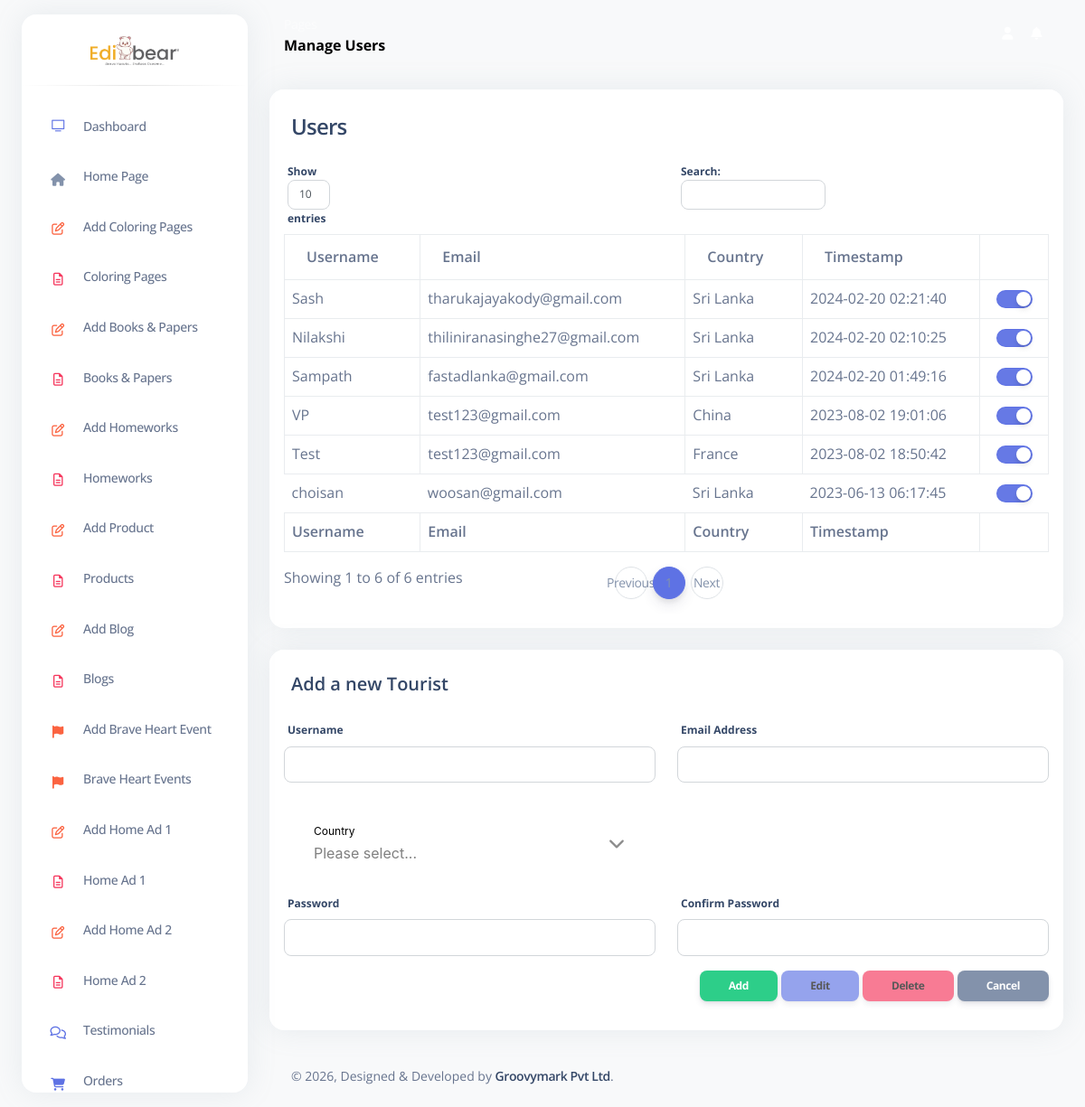
The app's page /admin-area/manage-users.php with its own data.
### tables this page shows
CREATE TABLE `tourists` (
  `id` int(11) NOT NULL,
  `username` varchar(20) NOT NULL,
  `name` varchar(100) DEFAULT NULL,
  `profile_pic` varchar(20) DEFAULT NULL,
  `password` varchar(1000) NOT NULL,
  `email` varchar(50) NOT NULL,
  `country` varchar(20) NOT NULL,
  `status` int(11) NOT NULL DEFAULT 1,
  `delete_status` int(11) DEFAULT 0,
  `timestamp` timestamp NOT NULL DEFAULT current_timestamp()
);

### classes/class.user.php (called while the page is built, shortened)
<?php
require_once('dbconfig.php');
class USER{
	private $conn;
	public function __construct(){
		$database = new Database();
		$this->conn = $database->dbConnection();
    }
	public function fetchAll($colsArr, $tablesArr, $condsArr, $orderBy="", $other="") {
		$this->bindParamArr = array();
		$query = $this->createSqlFields($colsArr);
		$query = $this->createSqlFrom($query, $tablesArr);
		$query = $this->createWhereClause($query, $condsArr);
		$query .= ($other=="") ? "" : " AND $other";
		$query .= ($orderBy=="") ? "" : " ORDER BY $orderBy";
		$stmt = $this->conn->prepare($query);
		$stmt->execute($this->bindParamArr);
		$dataRow = $stmt->fetchAll(PDO::FETCH_ASSOC);
		return($dataRow);
	}
	private function createSqlFields($colsArr) {
		if ( $colsArr == "" ) {
			$query = "SELECT *";
		} else {
			$query = "SELECT ";
			foreach ( $colsArr as $value ) {
				$query .= "$value,";
			}
			$query = substr($query, 0, -1);
		}
		return $query;
	}
	private function createSqlFrom($query, $tablesArr) {
		$query .= " FROM ";
		foreach ( $tablesArr as $value ) {
			$query .= "$value,";
		}
		$query = substr($query, 0, -1);
		return $query;
	}
	private function createWhereClause($query, $condsArr) {
		if ( $condsArr != "" ) {
			$query .= " WHERE";
			foreach ( $condsArr as $key=>$value ) {
				$query .= " `$key`=:$key"."x"." AND";
			}
			$query = substr($query, 0, -3);
		}
		return $query;
	}
}

### classes/dbconfig.php (called while the page is built, shortened)
<?php
class Database{
    public function dbConnection(){
        $this->host = getenv('DB_HOST') ?: 'localhost';
        $this->db_name = getenv('DB_NAME') ?: '';
        $this->username = getenv('DB_USERNAME') ?: '';
        $this->password = getenv('DB_PASSWORD') ?: '';
        $this->conn = null;
        try{
            $this->conn = new PDO("mysql:host=" . $this->host . ";dbname=" . $this->db_name, $this->username, $this->password);
			$this->conn->setAttribute(PDO::ATTR_ERRMODE, PDO::ERRMODE_EXCEPTION);
        }catch(PDOException $exception){
            $errorMsg = "Connection error: " . $exception->getMessage();
            echo $errorMsg;
        }
        return $this->conn;
    }
}
?>

### admin-area/manage-users.php (the view, shortened to what this page needs)
<?php
require_once("../classes/class.user.php");
require_once("../classes/class.header.php");
$adminHeader = new HEADER("manage-users");
$user = new USER();
?>
<!DOCTYPE html>
<html lang="en">
<head>
    <link rel="stylesheet" href="./assets/css/mobiscroll.javascript.min.css">
  <?php echo $adminHeader->printAdminHeader(); ?>
</head>
<body class="g-sidenav-show   bg-gray-100">
  <div class="min-height-300 bg-primary position-absolute w-100"></div>
  <?php echo $adminHeader->printAdminNav();?>
  <main class="main-content position-relative border-radius-lg ">
    <?php echo $adminHeader->printAdminNav2($adminHeader->getActivePageName()); ?>
    <div class="container-fluid py-4">
      <div class="row">
        <div class="col-12 mb-4">
          <div class="card">
            <div class="card-header pb-0">
              <h4>Users</h4>
            </div>
            <div class="card-body p-3">
              <div class="table-responsive">
                <table class="table table-bordered" id="usersDataTable" data-order='[[ 3, "desc" ]]' width="100%" cellspacing="0">
                  <thead>
                    <th>Username</th>
                    <th>Email</th>
                    <th>Country</th>
                    <th>Timestamp</th>
                    <th></th>
                  </thead>
                  <tfoot>
                    <th>Username</th>
                    <th>Email</th>
                    <th>Country</th>
                    <th>Timestamp</th>
                    <th></th>
                  </tfoot>
                  <tbody>
                    <?php
                      foreach ( $user->fetchAll(array("id", "username", "email", "country", "status", "timestamp"), array("tourists"), array("delete_status"=>"0")) as $rowFetchTourists ) {
                        $touristID = $rowFetchTourists['id'];
                        $touristUsername = $rowFetchTourists['username'];
                        $touristEmail = $rowFetchTourists['email'];
                        $touristCountry = $rowFetchTourists['country'];
                        $touristTimestamp = $rowFetchTourists['timestamp'];
                        $touristStatus = ($rowFetchTourists['status']=='1') ? "checked" : "";
                        echo "
                          <tr>
                            <td class='cursor-pointer' id='touristUsername$touristID' onclick='editTourist($touristID)'>$touristUsername</td>
                            <td id='touristEmail$touristID'>$touristEmail</td>
                            <td id='touristCountry$touristID'>$touristCountry</td>
                            <td>$touristTimestamp</td>
                            <td>
                              <div class='form-check form-switch justify-content-center'>
                                <input class='form-check-input' type='checkbox' name='touristSts$touristID' value='1' $touristStatus onchange='chngTouristSts($touristID)'>
                              </div>
                            </td>
                          </tr>
                        ";
                      }
                    ?>
                  </tbody>
                </table>
              </div>
            </div>
          </div>
        </div>
      </div>
      <div class="row">
        <div class="col-12 mb-4">
          <div class="card">
            <div class="card-header pb-0">
              <h5 id="addNewUserCardHeader">Add a new Tourist</h5>
            </div>
            <div class="card-body p-3">
              <form action="" method="post">
                <div class="row">
                  <div class="col-md-6">
                    <div class="form-group">
                      <label for="example-text-input" class="form-control-label">Username</label>
                      <input class="form-control" type="text" name="inputUserUsername" required>
                    </div>
                  </div>
                  <div class="col-md-6">
                    <div class="form-group">
                      <label for="example-text-input" class="form-control-label">Email Address</label>
                      <input class="form-control" type="email" name="inputUserEmail" required>
                    </div>
                  </div>
                </div>
                <div class="row">
                  <div class="col-md-6">
                    <div class="form-group">
                      <label>
                        <input mbsc-input id="demo-country-picker" name="inputUserCountry" data-dropdown="true" data-input-style="box" data-label-style="stacked" placeholder="Please select..." required/>
                      </label>
                    </div>
                  </div>
                </div>
                <div class="row">
                  <div class="col-md-6">
                    <div class="form-group">
                      <label for="example-text-input" class="form-control-label">Password</label>
                      <input class="form-control" type="password" name="inputUserPassword" required>
                    </div>
                  </div>
                  <div class="col-md-6">
                    <div class="form-group">
                      <label for="example-text-input" class="form-control-label">Confirm Password</label>
                      <input class="form-control" type="password" name="inputUserConfirmPassword" required>
                    </div>
                  </div>
                </div>
                <div style="float: right;">
                  <input type="submit" class="btn btn-success btn-sm ms-auto" name="newUserSubmit" value="Add">
                  <input type="submit" class="btn btn-primary btn-sm ms-auto" name="editUserSubmit" value="Edit" disabled>
                  <input type="submit" class="btn btn-danger btn-sm ms-auto" name="deleteUserSubmit" value="Delete" disabled>
                  <input type="button" class="btn btn-secondary btn-sm ms-auto" value="Cancel" onclick="location.reload()">
                </div>
              </form>
            </div>
          </div>
        </div>
      </div>
      <?php
        echo $adminHeader->printAdminFooter();
      ?>
    </div>
  </main>
</body>
</html>

### classes/class.header.php (style rules this page uses)
.min-height-300.bg-primary.position-absolute.w-100 { background: transparent !important; }

### records on screen
tourists: username "choisan", email "woosan@gmail.com", country "Sri Lanka", timestamp "2023-06-13 06:17:45"
tourists: username "Test", email "test123@gmail.com", country "France", timestamp "2023-08-02 18:50:42"
tourists: username "VP", email "test123@gmail.com", country "China", timestamp "2023-08-02 19:01:06"
tourists: username "Sampath", email "fastadlanka@gmail.com", country "Sri Lanka", timestamp "2024-02-20 01:49:16"
tourists: username "Nilakshi", email "thiliniranasinghe27@gmail.com", country "Sri Lanka", timestamp "2024-02-20 02:10:25"
tourists: username "Sash", email "tharukajayakody@gmail.com", country "Sri Lanka", timestamp "2024-02-20 02:21:40"

### other values on screen
$subArr['name'] "Dashboard"
$subArr['name'] "Home Page"
$subArr['name'] "Add Coloring Pages"
$subArr['name'] "Coloring Pages"
$subArr['name'] "Add Books & Papers"
$subArr['name'] "Books & Papers"
$subArr['name'] "Add Homeworks"
$subArr['name'] "Homeworks"
$subArr['name'] "Add Product"
$subArr['name'] "Products"
$subArr['name'] "Add Blog"
$subArr['name'] "Blogs"
$subArr['name'] "Add Brave Heart Event"
$subArr['name'] "Brave Heart Events"
$subArr['name'] "Add Home Ad 1"
